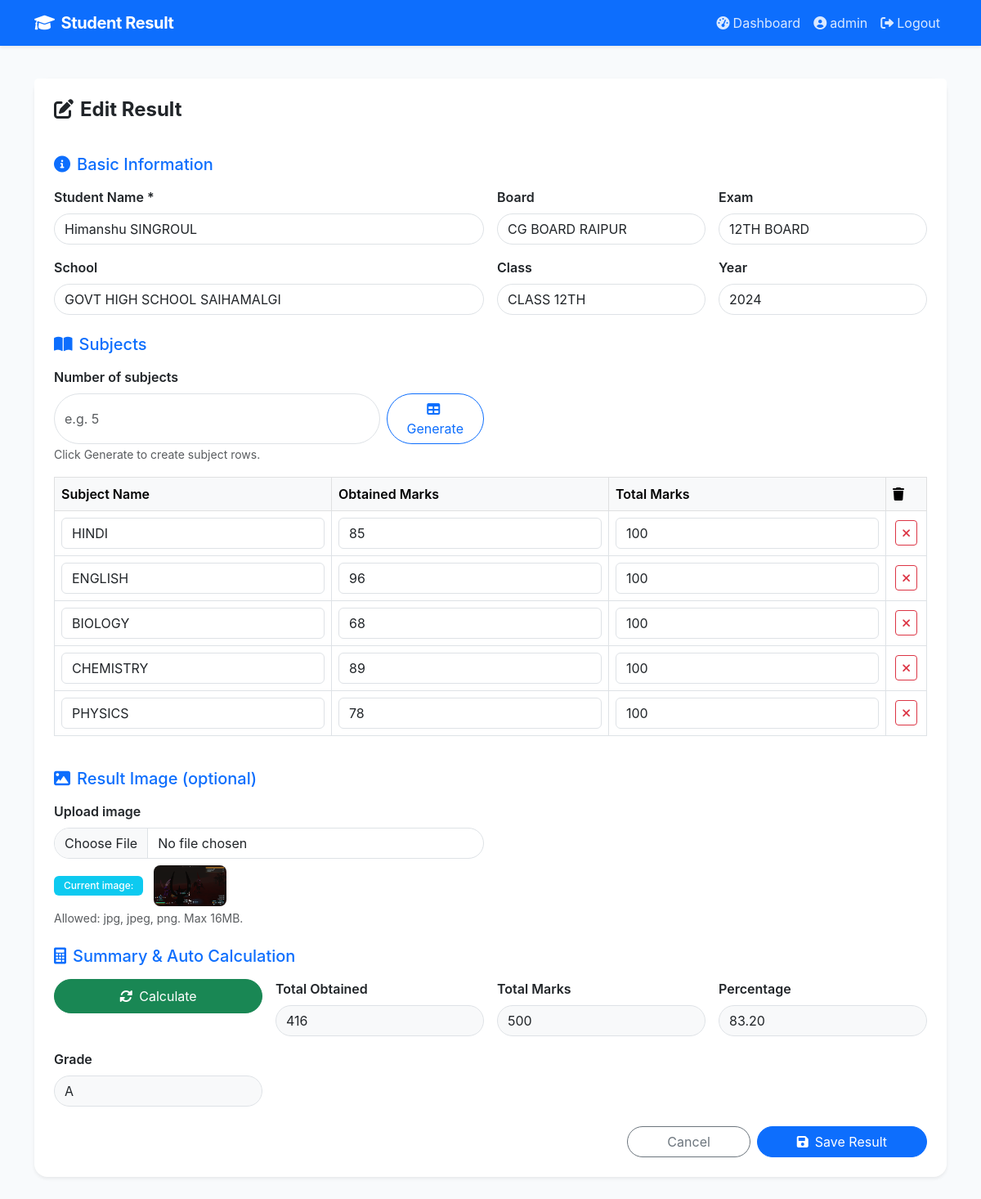
The app's page /edit/2 (signed in) with its own data.
### tables this page shows
CREATE TABLE results (
            id INTEGER PRIMARY KEY AUTOINCREMENT,
            user_id INTEGER NOT NULL,
            student_name TEXT NOT NULL,
            board TEXT,
            exam TEXT,
            school TEXT,
            class_name TEXT,
            year INTEGER,
            total_obtained INTEGER,
            total_marks INTEGER,
            percentage REAL,
            grade TEXT,
            image_path TEXT,
            created_at TIMESTAMP DEFAULT CURRENT_TIMESTAMP,
            FOREIGN KEY (user_id) REFERENCES users (id) ON DELETE CASCADE
        );

CREATE TABLE subjects (
            id INTEGER PRIMARY KEY AUTOINCREMENT,
            result_id INTEGER NOT NULL,
            subject_name TEXT NOT NULL,
            obtained INTEGER NOT NULL,
            total INTEGER NOT NULL,
            FOREIGN KEY (result_id) REFERENCES results (id) ON DELETE CASCADE
        );

### app.py (the view, shortened to what this page needs)
@app.route('/edit/<int:id>', methods=['GET', 'POST'])
@login_required
def edit_result(id):
    user_id = session['user_id']
    db = get_db()
    result = db.execute('SELECT * FROM results WHERE id = ? AND user_id = ?',
                        (id, user_id)).fetchone()
    if not result:
        flash('Result not found or access denied.', 'danger')
        return redirect(url_for('dashboard'))
    subjects = db.execute('SELECT * FROM subjects WHERE result_id = ?', (id,)).fetchall()
    return render_template('add_edit_result.html', result=result, subjects=subjects)

### app.py (called while the page is built)
def get_db():
    db = getattr(g, '_database', None)
    if db is None:
        db = g._database = sqlite3.connect(DATABASE)
        db.row_factory = sqlite3.Row
    return db

def login_required(f):
    @wraps(f)
    def decorated_function(*args, **kwargs):
        if 'user_id' not in session:
            flash('Please log in to access this page.', 'warning')
            return redirect(url_for('login'))
        return f(*args, **kwargs)
    return decorated_function

### templates/add_edit_result.html
{% extends "base.html" %}
{% block content %}
<div class="container py-4">
    <div class="card border-0 shadow-sm rounded-4">
        <div class="card-header bg-white border-0 pt-4 px-4">
            <h4 class="fw-bold">
                {% if result %}
                <i class="fas fa-edit me-2"></i>Edit Result
                {% else %}
                <i class="fas fa-plus-circle me-2"></i>Add New Result
                {% endif %}
            </h4>
        </div>
        <div class="card-body p-4">
            <form method="POST" enctype="multipart/form-data" id="resultForm">
                <h5 class="mb-3 text-primary"><i class="fas fa-info-circle me-2"></i>Basic Information</h5>
                <div class="row g-3 mb-4">
                    <div class="col-md-6">
                        <label class="form-label fw-semibold">Student Name *</label>
                        <input type="text" name="student_name" class="form-control rounded-pill" value="{{ result.student_name if result else '' }}" required>
                    </div>
                    <div class="col-md-3">
                        <label class="form-label fw-semibold">Board</label>
                        <input type="text" name="board" class="form-control rounded-pill" value="{{ result.board if result else '' }}">
                    </div>
                    <div class="col-md-3">
                        <label class="form-label fw-semibold">Exam</label>
                        <input type="text" name="exam" class="form-control rounded-pill" value="{{ result.exam if result else '' }}">
                    </div>
                    <div class="col-md-6">
                        <label class="form-label fw-semibold">School</label>
                        <input type="text" name="school" class="form-control rounded-pill" value="{{ result.school if result else '' }}">
                    </div>
                    <div class="col-md-3">
                        <label class="form-label fw-semibold">Class</label>
                        <input type="text" name="class_name" class="form-control rounded-pill" value="{{ result.class_name if result else '' }}">
                    </div>
                    <div class="col-md-3">
                        <label class="form-label fw-semibold">Year</label>
                        <input type="number" name="year" class="form-control rounded-pill" value="{{ result.year if result else '' }}">
                    </div>
                </div>
                <h5 class="mb-3 text-primary"><i class="fas fa-book-open me-2"></i>Subjects</h5>
                <div class="row g-3 mb-3">
                    <div class="col-md-6">
                        <label class="form-label fw-semibold">Number of subjects</label>
                        <div class="d-flex gap-2">
                            <input type="number" id="subjectCount" class="form-control rounded-pill" min="1" max="20" placeholder="e.g. 5">
                            <button type="button" id="generateSubjectsBtn" class="btn btn-outline-primary rounded-pill px-4">
                                <i class="fas fa-table me-1"></i>Generate
                            </button>
                        </div>
                        <small class="text-muted">Click Generate to create subject rows.</small>
                    </div>
                </div>
                <div class="table-responsive mb-4">
                    <table class="table table-bordered align-middle" id="subjectTable">
                        <thead class="table-light">
                            <tr>
                                <th>Subject Name</th>
                                <th>Obtained Marks</th>
                                <th>Total Marks</th>
                                <th style="width: 50px;"><i class="fas fa-trash"></i></th>
                            </tr>
                        </thead>
                        <tbody id="subjectRows">
                            {% if subjects %}
                                {% for sub in subjects %}
                                <tr>
                                    <td><input type="text" name="subject_name[]" class="form-control" value="{{ sub.subject_name }}" required></td>
                                    <td><input type="number" name="obtained[]" class="form-control obtained" value="{{ sub.obtained }}" required min="0"></td>
                                    <td><input type="number" name="total[]" class="form-control total" value="{{ sub.total }}" required min="1"></td>
                                    <td class="text-center"><button type="button" class="btn btn-sm btn-outline-danger remove-row"><i class="fas fa-times"></i></button></td>
                                </tr>
                                {% endfor %}
                            {% else %}
                            <tr>
                                <td colspan="4" class="text-center text-muted py-4">
                                    <i class="fas fa-arrow-up me-2"></i>Set number of subjects and click Generate.
                                </td>
                            </tr>
                            {% endif %}
                        </tbody>
                    </table>
                </div>
                <h5 class="mb-3 text-primary"><i class="fas fa-image me-2"></i>Result Image (optional)</h5>
                <div class="row g-3 mb-4">
                    <div class="col-md-6">
                        <label class="form-label fw-semibold">Upload image</label>
                        <input type="file" name="image" class="form-control rounded-pill" accept="image/png, image/jpeg">
                        {% if result and result.image_path %}
                        <div class="mt-2">
                            <span class="badge bg-info">Current image:</span>
                            <a href="{{ url_for('static', filename=result.image_path) }}" target="_blank">
                                <img src="{{ url_for('static', filename=result.image_path) }}" alt="Current" style="height: 50px;" class="rounded-3 ms-2">
                            </a>
                        </div>
                        {% endif %}
                        <small class="text-muted d-block mt-1">Allowed: jpg, jpeg, png. Max 16MB.</small>
                    </div>
                </div>
                <h5 class="mb-3 text-primary"><i class="fas fa-calculator me-2"></i>Summary & Auto Calculation</h5>
                <div class="row g-3 mb-4">
                    <div class="col-md-3">
                        <button type="button" id="calculateBtn" class="btn btn-success rounded-pill w-100 py-2">
                            <i class="fas fa-sync-alt me-2"></i>Calculate
                        </button>
                    </div>
                    <div class="col-md-3">
                        <label class="form-label fw-semibold">Total Obtained</label>
                        <input type="text" id="totalObtained" class="form-control rounded-pill bg-light" readonly value="{{ result.total_obtained if result else '0' }}">
                    </div>
                    <div class="col-md-3">
                        <label class="form-label fw-semibold">Total Marks</label>
                        <input type="text" id="totalMarks" class="form-control rounded-pill bg-light" readonly value="{{ result.total_marks if result else '0' }}">
                    </div>
                    <div class="col-md-3">
                        <label class="form-label fw-semibold">Percentage</label>
                        <input type="text" id="percentage" class="form-control rounded-pill bg-light" readonly value="{{ "%.2f"|format(result.percentage) if result else '0.00' }}">
                    </div>
                    <div class="col-md-3">
                        <label class="form-label fw-semibold">Grade</label>
                        <input type="text" id="grade" class="form-control rounded-pill bg-light" readonly value="{{ result.grade if result else 'N/A' }}">
                    </div>
                </div>
                <div class="d-flex justify-content-end gap-2">
                    <a href="{{ url_for('dashboard') }}" class="btn btn-outline-secondary rounded-pill px-5">Cancel</a>
                    <button type="submit" class="btn btn-primary rounded-pill px-5">
                        <i class="fas fa-save me-2"></i>Save Result
                    </button>
                </div>
            </form>
        </div>
    </div>
</div>
{% endblock %}

### static/style.css (style rules this page uses)
body { background: #f8fafc; font-family: 'Inter', -apple-system, BlinkMacSystemFont, 'Segoe UI', Roboto, sans-serif; padding-bottom: 2rem; }
.card { transition: transform 0.2s ease, box-shadow 0.2s ease; border: none; }
.rounded-4 { border-radius: 1rem !important; }
.rounded-pill { border-radius: 50rem !important; }
.badge { font-weight: 500; padding: 0.5em 1em; }
.table thead th { background-color: #f8f9fa; border-bottom-width: 1px; font-weight: 600; }

### records on screen
results: student_name "Himanshu SINGROUL", board "CG BOARD RAIPUR", exam "12TH BOARD", school "GOVT HIGH SCHOOL SAIHAMALGI", class_name "CLASS 12TH", year "2024", image_path (picture), total_obtained "416", total_marks "500", percentage "83.20", grade "A"
subjects: subject_name "HINDI", obtained "85", total "100"
subjects: subject_name "ENGLISH", obtained "96", total "100"
subjects: subject_name "BIOLOGY", obtained "68", total "100"
subjects: subject_name "CHEMISTRY", obtained "89", total "100"
subjects: subject_name "PHYSICS", obtained "78", total "100"

### other values on screen
{{ session.user_name }} "admin"
